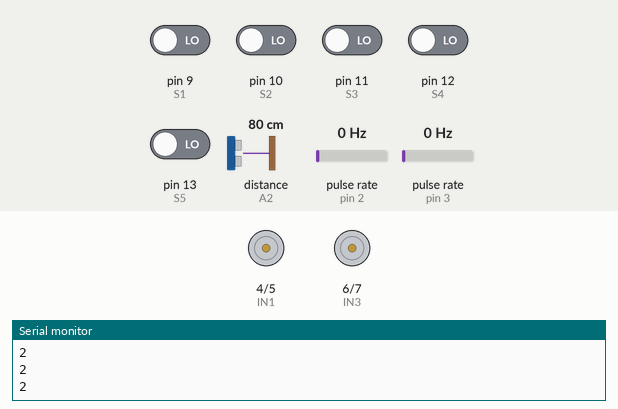
A sketch run on a simulated Arduino Uno, built with avr-gcc and run on an emulated ATmega328P. Shown: motor-driver pin pairs drawn as motors (green arrow = first pin HIGH = forward, orange = second pin HIGH = backward, longer = more drive, scaled by the enable pin), the last lines printed to the serial monitor. Wiring (inferred from the names in the program): ultrasonic range finder: trigger pin 8; echo A2; 2 × pulse sensor: data pin 2 / data pin 3. The test bench sets the inputs (shaded band); at power-on: pin 9 (S1), pin 10 (S2), pin 11 (S3), pin 12 (S4), pin 13 (S5) LOW, distance to the obstacle (sensor on A2) 80 cm, pulse rate (sensors on pin 2, pin 3) 0 Hz. The echo pulse lasts 58.3 µs per cm.

Above: at 1.2 s.
1.3 s: pin 9 (S1) driven HIGH
At 1.5 s:
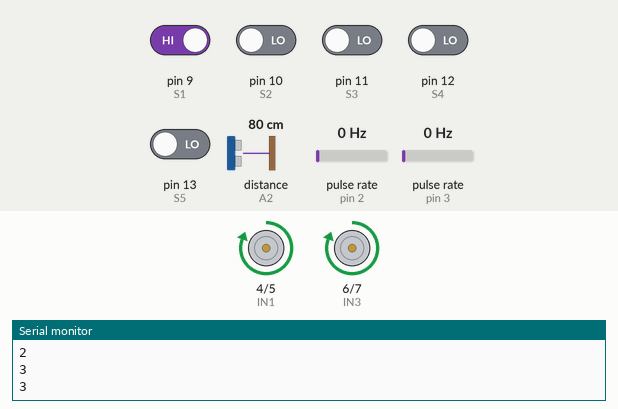
4.3 s: pin 9 (S1) driven LOW
At 4.6 s:
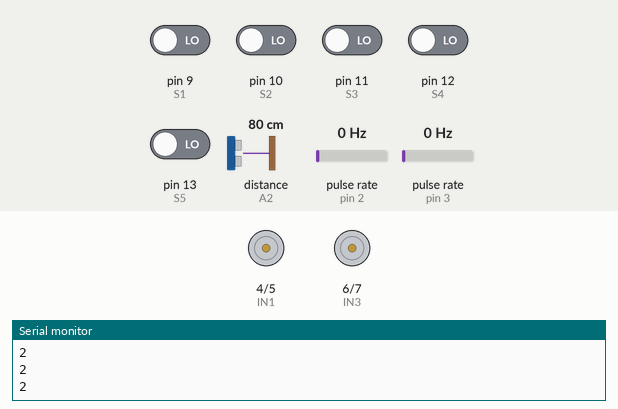
5.8 s: pin 10 (S2) driven HIGH
At 6.4 s:
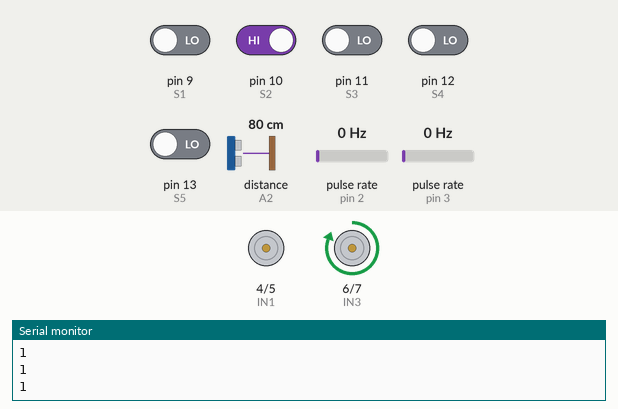
7.3 s: distance to the obstacle (sensor on A2) set to 23 cm
8.8 s: distance to the obstacle (sensor on A2) set to 18 cm
At 10.0 s:
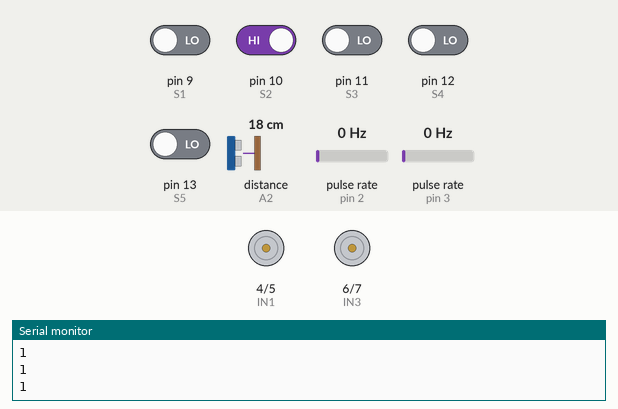
Timing chart, 0 to 11.3 s (numbered marks = the images above; inputs shaded):
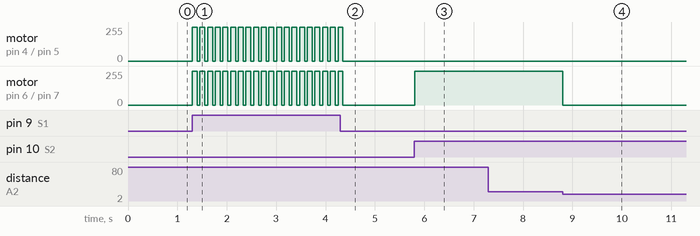

Measured:
- the behaviour switches between 21 and 20 cm on distance to the obstacle (sensor on A2) (found by bisection; images 3 and 4)
- after the input at 1.3 s, motor on pin 4 (IN1) / pin 5 (IN2), motor on pin 6 (IN3) / pin 7 (IN4): alternates forward 255/255 for 0.10 s and stopped for 0.06 s, starting at once
- after the input at 4.3 s, motor on pin 4 (IN1) / pin 5 (IN2), motor on pin 6 (IN3) / pin 7 (IN4): goes on until 4.4 s, then stays stopped
- after the input at 5.8 s, motor on pin 6 (IN3) / pin 7 (IN4): stopped → forward 255/255 at once
- after the input at 8.8 s, motor on pin 6 (IN3) / pin 7 (IN4): forward 255/255 → stopped at once

The sketch:

main.ino
```cpp
//**********Include libraries**********//
#include "Motor_Driver.h"
#include "Encoder_Read.h"
#include "Ultrasonic.h"
#include "LFsensor.h"
#include "SimpleKalmanFilter.h"


//**********4 Channels Ultrasonic Sensors**********//
#define Trig 8
#define Front A2
#define Right A4
#define Left A5

//**********6 Channels L298N Motor Driver**********//
#define ENA A0
#define ENB A1
#define IN1 4
#define IN2 5
#define IN3 6
#define IN4 7
//**********5 Channels BFD1000 LF Sensor**********//
#define S1 9
#define S2 10
#define S3 11
#define S4 12
#define S5 13
//**********2 Channels H206 Encoders**********//
#define leftEncoder 2
#define rightEncoder 3


//------Declare SWITCH-CASE MODES------//
const int FINISH = 0;
const int FOLLOWING_LINE = 1;
const int STOP = 2;
const int TURNING_left = 3;
const int TURNING_right = 4;
const int AVOIDING_OBSTACLE = 5;
int obstacle;
float front_obstacle = 20; //in centimeters

//------Declare variables for Encoder_Read------//
volatile int left_count, right_count, rotation, rpm;
unsigned long timetaken, pevtime, dtime, finishtime; //to store millis()
float v, angle, dist, left_count_temp, right_count_temp;

//------Declare variables for rotating direction------//
const int right = 0;
const int left = 1;

//------Declare variables for calculatePID------//
float P, I, D, PIDval;
const float Kp = 40;
const float Ki = 0;
const float Kd = 45;
const int init_speed = 200;
const int min_speed = 0;
const int max_speed = 240;
const int turn_speed = 170;
const int delay_90deg = 450;

//------Declare variables for Ultrasonic------//
float meas_front, meas_left, meas_right;
const float detect_obstacle = 20; //in cm

//------Declare variables for LFsensor------//
int mode;
float error, prev_error;

//------Declare variables for LFsensor------//
const float mea_e = 2; //Measurement uncertainty
const float est_e = 2; //Estimation uncertainty
const float q = 0.07; //Process variance


//------DECLARE CLASSES FOR INCLUDED LIBRARIES------//
SimpleKalmanFilter kf = SimpleKalmanFilter(mea_e, est_e, q);
Motor_Driver driver = Motor_Driver(ENA, ENB, IN1, IN2, IN3, IN4);
Encoder_Read encoder = Encoder_Read();
Ultrasonic UTSN = Ultrasonic(Trig);
LFsensor LFS = LFsensor(S1, S2, S3, S4, S5);


//---------------------------VOID SETUP---------------------------//
void setup() {
  // put your setup code here, to run once:
  Serial.begin(9600);

  //------PINMODE------//
  pinMode(IN1, OUTPUT);
  pinMode(IN2, OUTPUT);
  pinMode(IN3, OUTPUT);
  pinMode(IN4, OUTPUT);

  pinMode(ENA, OUTPUT);
  pinMode(ENB, OUTPUT);

  pinMode(S1, INPUT);
  pinMode(S2, INPUT);
  pinMode(S3, INPUT);
  pinMode(S4, INPUT);
  pinMode(S5, INPUT);

  pinMode(Trig, OUTPUT);
  pinMode(Front, INPUT);
  pinMode(Right, INPUT);
  pinMode(Left, INPUT);

  pinMode(leftEncoder, INPUT);
  pinMode(rightEncoder, INPUT);
  digitalWrite(leftEncoder, HIGH);
  digitalWrite(rightEncoder, HIGH);

  //------VARIABLES------//
  P = I = D = PIDval = 0;
  left_count = right_count = pevtime = dtime = 0;
  left_count_temp = right_count_temp = 0;

  obstacle = 0;

  //------ATTACH INTERRUPTIONS------//
  attachInterrupt(digitalPinToInterrupt(leftEncoder), left_ISR, CHANGE);
  attachInterrupt(digitalPinToInterrupt(rightEncoder), right_ISR, CHANGE);
}


//---------------------------INTERRUPTION FUNCTIONS---------------------------//
void left_ISR()
{
  left_count++;
}

void right_ISR()
{
  right_count++;
  rotation++;
  dtime = millis();
  if(rotation>=40)
  {
    timetaken = millis() - pevtime  ;
    rpm = (1000/timetaken)*60; //rps = 1000/timetaken
    rpm = kf.updateEstimate(rpm);
    pevtime = millis();
    rotation = 0;
  }
}


//---------------------------FUNCTIONS---------------------------//
void setPIDspeed()
{
  P = error;
  I = I + error;
  D = error - prev_error;

  PIDval = (Kp * P) + (Ki * I) + (Kd * D);
  prev_error = error;

  int left_speed = init_speed - PIDval;
  int right_speed = init_speed + PIDval;

  // The motor speed should not exceed the max PWM value
  left_speed = constrain(left_speed, min_speed, max_speed);
  right_speed = constrain(right_speed, min_speed, max_speed);

  driver.setSpeed(left_speed, right_speed);
}

//*****Allow robot to rotate at specified angle*****//
void turn(float aim_deg, int direction)
{

  float cur_angle = 0;
  float going_angle = 0;

  Serial.println(left_count);
  Serial.println(right_count);

  if (left_count_temp == 0 && right_count_temp == 0)
  {
    left_count_temp = left_count;
    right_count_temp = right_count;
  }

  cur_angle = encoder.angle_cal(left_count_temp, right_count_temp);
  Serial.print("cur angle: ");
  Serial.println(cur_angle);

  //Rotate right --> direction = 0
  //Rotate left --> direction = 1
  if (direction == 0)
  {driver.shiftRight();}
  if (direction == 1)
  {driver.shiftLeft();}

  going_angle = encoder.angle_cal(left_count, right_count) - cur_angle;
  Serial.print("going angle: ");
  Serial.println(going_angle);

  if (going_angle >= aim_deg)
  {
    driver.stopCar();
    delay(1000);
    left_count_temp = 0;
    right_count_temp = 0;
  }
}

//*****Allow robot to move at specified distance*****//
void move(float aim_dist) //aim_dist in meters
{
  float cur_dist = 0;
  float going_dist = 0;

  if (right_count_temp == 0)
  {right_count_temp = right_count;}

  cur_dist = encoder.dist_cal(right_count_temp);
  Serial.print("current dist: ");
  Serial.println(cur_dist);

  driver.forward();

  going_dist = encoder.dist_cal(right_count) - cur_dist;
  Serial.print("going distance: ");
  Serial.println(going_dist);

  if (going_dist >= aim_dist)
  {
    driver.stopCar();
    delay(1000);
    right_count_temp = 0;
  }
}


//*****Reach finish line by brute-force testing*****//
void BForce_finish(int direction)
{
  int speed = 150;

  driver.setSpeed(speed, speed);

  driver.stopCar();
  delay(1000);

  //Right road --> direction = 0
  //Left road --> direction = 1
  switch(direction)
  {
    case right:
      driver.forward();
      delay(1800);
      driver.stopCar();
      delay(500);
      driver.turn_90deg(right, delay_90deg);
      driver.forward();
      delay(2770);
      driver.stopCar();
      delay(10000);
      break;

    case left:
      driver.forward();
      delay(1500);
      driver.stopCar();
      delay(500);
      driver.turn_90deg(left, delay_90deg);
      driver.forward();
      delay(2770);
      driver.stopCar();
      delay(10000);
      break;
  }
}

//*****Procedure for robot to avoid the obstacle ahead*****//
void obstacle_avoid(int meas_pin)
{
  int speed = 150;
  int X = 500;
  int Z = 1000;
  int Y = 0;
  bool obstacle_ahead = 30;
  bool no_obstacle;

  driver.setSpeed(speed, speed);

  driver.stopCar();
  delay(1000);

  driver.turn_90deg(right, delay_90deg);

  driver.forward();
  delay(X);
  Y += X;
  driver.stopCar();
  delay(1000);

  driver.turn_90deg(left, delay_90deg);

  no_obstacle = UTSN.no_obstacle(meas_front, obstacle_ahead);
  if (no_obstacle == false)
  {
    driver.turn_90deg(right, delay_90deg);
    driver.forward();
    delay(X);
    Y += X;
    driver.stopCar();
    delay(1000);
  }

  driver.forward();
  delay(Z);
  driver.stopCar();
  delay(1000);

  driver.turn_90deg(left, delay_90deg);

  no_obstacle = UTSN.no_obstacle(meas_front, obstacle_ahead);
  if (no_obstacle == false)
  {
    driver.turn_90deg(right, delay_90deg);
    driver.forward();
    delay(Z/2);
    driver.stopCar();
    delay(1000);
  }

  driver.forward();
  delay(Y+500);
  driver.stopCar();
  delay(1000);

  driver.turn_90deg(right, delay_90deg);
  driver.stopCar();
  delay(1000);
}

//---------------------------FUNCTIONS for TESTING---------------------------//
//*****To test the correctness of rpm's calculation*****//
void test_rpm()
{
  driver.stopCar();
  delay(5000);

  driver.forward();
  delay(60000);

  int RPM = rpm;
  int rpm_compare = right_count/40;

  Serial.print("rpm: ");
  Serial.println(RPM);
  Serial.print("rpm_compare: ");
  Serial.println(rpm_compare);
  Serial.print("right count: ");
  Serial.println(right_count);
}

//*****To test the correctness of distance measured by ultrasonic sensors*****//
void test_UTSN()
{
  meas_front = kf.updateEstimate(UTSN.measDist(Front));
  Serial.print("front:"); Serial.print(meas_front); Serial.println();
  delay(50);

  meas_right = kf.updateEstimate(UTSN.measDist(Right));
  Serial.print("right:"); Serial.print(meas_right); Serial.println();
  delay(50);

  meas_left = kf.updateEstimate(UTSN.measDist(Left));
  Serial.print("left:"); Serial.print(meas_left); Serial.println();

  Serial.println();

  delay(200);
}

//---------------------------VOID LOOP---------------------------//
void loop() {
  //put your main code here, to run repeatedly:

  //Kalman filter is applied to stabilize the variance of distance measured by the ultrasonic sensor
  meas_front = UTSN.measDist(Front);

  if (obstacle == 0) //If there is no obstacle ahead
  {
    LFS.readLFsensor();
    error = LFS.errorVal();
    mode = LFS.modeVal();
    Serial.println(mode);
  }
  else if (obstacle == 1) //If obstacle is detected ahead
  {
    mode = AVOIDING_OBSTACLE;
  }

  switch(mode)
  {
    case FINISH: //Go to the finish line
      // BForce_finish(left);
      driver.stopCar();
      prev_error = error;
      break;

    case FOLLOWING_LINE: //Robot moves forward following the PID algorithm
      setPIDspeed();
      driver.forward();
      if (meas_front <= detect_obstacle)
      {obstacle = 1;}
      break;

    case STOP: //Robot detects no line underneath
      driver.stopCar();
      prev_error = error;
      break;

    case TURNING_left: //Forcing the robot to not move out of underneath line
      driver.setSpeed(turn_speed, turn_speed);
      driver.turnLeft();
      delay(100);
      driver.stopCar();
      delay(50);
      prev_error = error;
      break;

    case TURNING_right: //Forcing the robot to not move out of underneath line
      driver.setSpeed(turn_speed, turn_speed);
      driver.turnRight();
      delay(100);
      driver.stopCar();
      delay(50);
      prev_error = error;
      break;

    case AVOIDING_OBSTACLE: //Robot detects obstacle ahead
      driver.stopCar();
      // delay(1000);
      // obstacle_avoid(meas_front);
      // obstacle = 0;
      prev_error = error;
      break;
  }
}


  
```

Encoder_Read.cpp
```cpp
#include "Arduino.h"
#include "Encoder_Read.h"

Encoder_Read::Encoder_Read()
{
  //Initialize all variables to be 0
  prev_ms = 0;
  radius = 0.033; //radius of wheel in meter
}


bool Encoder_Read::noIntrFound(unsigned long dfr_time, int wait_time)
{
  if(millis() - dfr_time > wait_time){return true;}
}

//Calculate robot's velocity
float Encoder_Read::velo_cal(int RPM)
{
  //Velocity = 2π × radius × RPS
  float v = (2*3.14*radius) * (RPM/60);
  return v;
}

//Calculate robot's distance
float Encoder_Read::dist_cal(int count)
{
  float dist = (2*3.14*radius) * (count/40);
  return dist;
}

//Calculate robot's rotating angle
float Encoder_Read::angle_cal(int leftCount, int rightCount)
{
  float angle_left = (leftCount % 360) * (90/80);
  float angle_right = (rightCount % 360) * (90/80);
  float angle = angle_right - angle_left;
  return angle;
}
```

Encoder_Read.h
```cpp
#ifndef ENCODER
#define ENCODER

#if (ARDUINO >=100)
  #include "Arduino.h"
#else
  #include "WProgram.h"
#endif

class Encoder_Read
{
  public:
    //Constructor
    Encoder_Read();
    //Methods
    bool noIntrFound(unsigned long dfr_time, int wait_time);
    //int rpm_cal();
    float velo_cal(int RPM);
    float dist_cal(int count);
    float angle_cal(int leftCount, int rightCount);

  private:
    //volatile unsigned int _enLeft, _enRight;
    float radius;
    unsigned long prev_ms;
};

#endif
```

LFsensor.cpp
```cpp
#include "LFsensor.h"

LFsensor::LFsensor(int S1, int S2, int S3, int S4, int S5){
  //Anything you need when initiating your object goes here
  pinMode(S1, INPUT);
  pinMode(S2, INPUT);
  pinMode(S3, INPUT);
  pinMode(S4, INPUT);
  pinMode(S5, INPUT);
  _s1 = S1;
  _s2 = S2;
  _s3 = S3;
  _s4 = S4;
  _s5 = S5;
  FINISH = 0;
  FOLLOWING_LINE = 1;
  STOP = 2;
  TURNING_left = 3;
  TURNING_right = 4;
  error = 0;
  mode = 0;
}

//-------------------------------------------------------------//
/* read line sensors values
LINE_FOLLOWING 	Error Value
1 1 1 0 0  e=3
0 1 0 0 0  e=3
0 1 1 0 0  e=2
1 1 1 1 0  e=1
0 1 1 1 0  e=0
0 0 1 0 0  e=0
0 1 1 1 1  e=-1
0 0 1 1 0  e=-2
0 0 0 1 0  e=-3
0 0 1 1 1  e=-3

TURNING_left
1 0 0 0 0
1 1 0 0 0

TURNING_right
0 0 0 0 1
0 0 0 1 1

1 1 1 1 1        0 Robot found continuous line: FINISH
0 0 0 0 0        0 Robot found no line: STOP
*/
void LFsensor::readLFsensor()
{
  LFS1 = digitalRead(_s1);
  LFS2 = digitalRead(_s2);
  LFS3 = digitalRead(_s3);
  LFS4 = digitalRead(_s4);
  LFS5 = digitalRead(_s5);

  //MODE = TURNING
  if((LFS1 == 1) && (LFS2 == 0) && (LFS3 == 0) && (LFS4 == 0) && (LFS5 == 0))
  {mode = TURNING_left;}
  else if((LFS1 == 1) && (LFS2 == 1) && (LFS3 == 0) && (LFS4 == 0) && (LFS5 == 0))
  {mode = TURNING_left;}

  else if((LFS1 == 0) && (LFS2 == 0) && (LFS3 == 0) && (LFS4 == 1) && (LFS5 == 1))
  {mode = TURNING_right;}
  else if((LFS1 == 0) && (LFS2 == 0) && (LFS3 == 0) && (LFS4 == 0) && (LFS5 == 1))
  {mode = TURNING_right;}

  //MODE = FOLLOWING_LINE

  else if((LFS1 == 1) && (LFS2 == 1) && (LFS3 == 1) && (LFS4 == 0) && (LFS5 == 0))
  {mode = FOLLOWING_LINE; error = 3;}

  else if((LFS1 == 0) && (LFS2 == 1) && (LFS3 == 0) && (LFS4 == 0) && (LFS5 == 0))
  {mode = FOLLOWING_LINE; error = 3;}

  else if((LFS1 == 0) && (LFS2 == 1) && (LFS3 == 1) && (LFS4 == 0) && (LFS5 == 0))
  {mode = FOLLOWING_LINE; error = 2;}

  else if((LFS1 == 1) && (LFS2 == 1) && (LFS3 == 1) && (LFS4 == 1) && (LFS5 == 0))
  {mode = FOLLOWING_LINE; error = 1;}

  else if((LFS1 == 0) && (LFS2 == 1) && (LFS3 == 1) && (LFS4 == 1) && (LFS5 == 0))
  {mode = FOLLOWING_LINE; error = 0;}

  else if((LFS1 == 0) && (LFS2 == 0) && (LFS3 == 1) && (LFS4 == 0) && (LFS5 == 0))
  {mode = FOLLOWING_LINE; error = 0;}

  else if((LFS1 == 0) && (LFS2 == 1) && (LFS3 == 1) && (LFS4 == 1) && (LFS5 == 1))
  {mode = FOLLOWING_LINE; error = -1;}

  else if((LFS1 == 0) && (LFS2 == 0) && (LFS3 == 1) && (LFS4 == 1) && (LFS5 == 0))
  {mode = FOLLOWING_LINE; error = -2;}

  else if((LFS1 == 0) && (LFS2 == 0) && (LFS3 == 0) && (LFS4 == 1) && (LFS5 == 0))
  {mode = FOLLOWING_LINE; error = -3;}

  else if((LFS1 == 0) && (LFS2 == 0) && (LFS3 == 1) && (LFS4 == 1) && (LFS5 == 1))
  {mode = FOLLOWING_LINE; error = -3;}

  //MODE = FINISH
  else if((LFS1 == 1) && (LFS2 == 1) && (LFS3 == 1) && (LFS4 == 1) && (LFS5 == 1))
  {mode = FINISH; error = 0;}

  //MODE = STOP
  else if((LFS1 == 0) && (LFS2 == 0) && (LFS3 == 0) && (LFS4 == 0) && (LFS5 == 0))
  {mode = STOP; error = 0;}
}

//To get the error value in the main program
float LFsensor::errorVal(){return error;}

//To get the mode value in the main program
float LFsensor::modeVal(){return mode;}

//To test the correctness of line following sensors in the main program
void LFsensor::testLineFollowSensor()
{
  LFS1 = digitalRead(_s1);
  LFS2 = digitalRead(_s2);
  LFS3 = digitalRead(_s3);
  LFS4 = digitalRead(_s4);
  LFS5 = digitalRead(_s5);
  Serial.print ("LFS: S1 S2 S3 S4 S5  R ==> ");
  Serial.print (LFS1);
  Serial.print (" ");
  Serial.print (LFS2);
  Serial.print (" ");
  Serial.print (LFS3);
  Serial.print (" ");
  Serial.print (LFS4);
  Serial.print (" ");
  Serial.println (LFS5);
  Serial.print ("  ==> ");
}
```

LFsensor.h
```cpp
#ifndef LFSENSOR
#define LFSENSOR

#if (ARDUINO >=100)
  #include "Arduino.h"
#else
  #include "WProgram.h"
#endif

class LFsensor {
  public:
    //Constructor
    LFsensor(int S1, int S2, int S3, int S4, int S5);
    //Methods
    void readLFsensor();
    void testLineFollowSensor();
    float errorVal();
    float modeVal();
  private:
    int _s1, _s2, _s3, _s4, _s5;
    int LFS1, LFS2, LFS3, LFS4, LFS5;
    int STOP, FOLLOWING_LINE, FINISH, TURNING_left, TURNING_right, mode;
    float error;
};
#endif
```

SimpleKalmanFilter.cpp
```cpp
// (licence header left out)
#include "Arduino.h"
#include "SimpleKalmanFilter.h"
#include <math.h>

SimpleKalmanFilter::SimpleKalmanFilter(float mea_e, float est_e, float q)
{
  _err_measure=mea_e;
  _err_estimate=est_e;
  _q = q;
}

float SimpleKalmanFilter::updateEstimate(float mea)
{
  _kalman_gain = _err_estimate/(_err_estimate + _err_measure);
  _current_estimate = _last_estimate + _kalman_gain * (mea - _last_estimate);
  _err_estimate =  (1.0 - _kalman_gain)*_err_estimate + fabs(_last_estimate-_current_estimate)*_q;
  _last_estimate=_current_estimate;

  return _current_estimate;
}

void SimpleKalmanFilter::setMeasurementError(float mea_e)
{
  _err_measure=mea_e;
}

void SimpleKalmanFilter::setEstimateError(float est_e)
{
  _err_estimate=est_e;
}

void SimpleKalmanFilter::setProcessNoise(float q)
{
  _q=q;
}

float SimpleKalmanFilter::getKalmanGain() {
  return _kalman_gain;
}
```

SimpleKalmanFilter.h
```cpp
// (licence header left out)
#ifndef SimpleKalmanFilter_h
#define SimpleKalmanFilter_h

class SimpleKalmanFilter
{

public:
  SimpleKalmanFilter(float mea_e, float est_e, float q);
  float updateEstimate(float mea);
  void setMeasurementError(float mea_e);
  void setEstimateError(float est_e);
  void setProcessNoise(float q);
  float getKalmanGain();

private:
  float _err_measure;
  float _err_estimate;
  float _q;
  float _current_estimate;
  float _last_estimate;
  float _kalman_gain;

};

#endif
```

Ultrasonic.cpp
```cpp
#include "Ultrasonic.h"

Ultrasonic::Ultrasonic(int trigPin){
  //Anything you need when initiating your object goes here
  pinMode(trigPin, OUTPUT);
  trig_pin = trigPin;
}

//Measure object ahead using a specified ultrasonic sensor
float Ultrasonic::measDist(int echoPin){
  int pingTravelTime = 0;

  digitalWrite(trig_pin, LOW);
  delayMicroseconds(2);
  digitalWrite(trig_pin, HIGH);
  delayMicroseconds(20);
  digitalWrite(trig_pin, LOW);

  pingTravelTime = pulseIn(echoPin, HIGH);

  float Dist = 0;
  Dist = pingTravelTime * 0.034 / 2;

  return Dist;
}

//Detect object ahead at specified distance
bool Ultrasonic::no_obstacle(int meas_pin, float dist){
  if (meas_pin > dist)
  {return true;}
  else {return false;}
}
```

Ultrasonic.h
```cpp
#ifndef ultrasonic
#define ultrasonic

#if (ARDUINO >=100)
  #include "Arduino.h"
#else
  #include "WProgram.h"
#endif

class Ultrasonic {
  public:
    //Constructor
    Ultrasonic(int trigPin);
    //Methods
    float measDist(int echoPin);
    bool no_obstacle(int meas_pin, float dist);
  private:
    int trig_pin;

};
#endif
```

Source omitted: Motor_Driver.cpp (2009 bytes), Motor_Driver.h (619 bytes)
